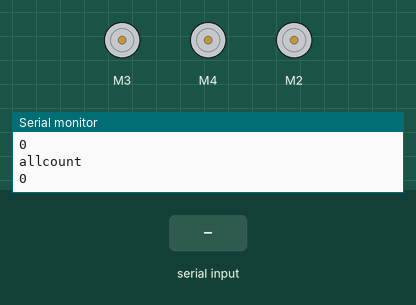
Recording of a sketch running on a simulated Arduino Uno, built with avr-gcc and run on an emulated ATmega328P. Shown: 3 × DC motor (green arrow = forward, orange = backward, longer = faster), the last lines printed to the serial monitor. The inputs (shaded band) are chosen by the test bench.

Above: at 1.2 s.
1.3 s: "f90z" received over Serial
At 2.36 s:
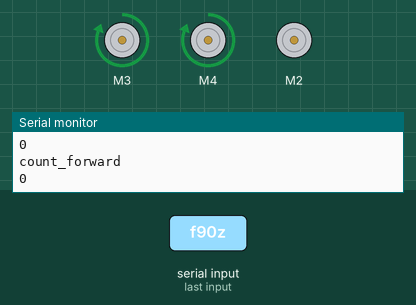
3.9 s: "b90z" received over Serial
At 4.97 s:
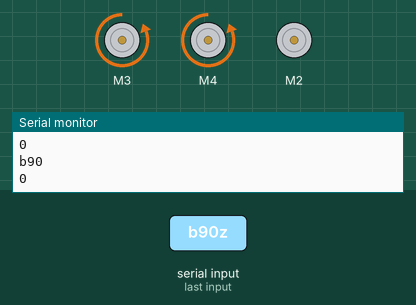
6.5 s: "l90z" received over Serial
At 7.58 s:
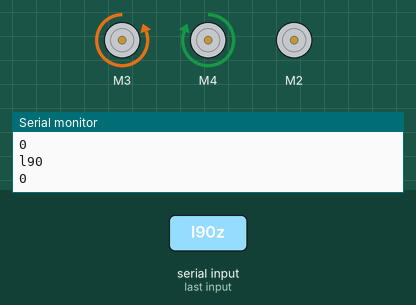
9.1 s: "r90z" received over Serial
At 10.15 s:
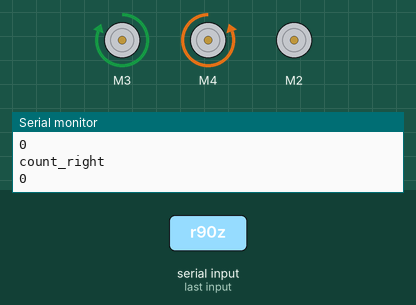
11.7 s: "q90z" received over Serial
At 12.76 s:
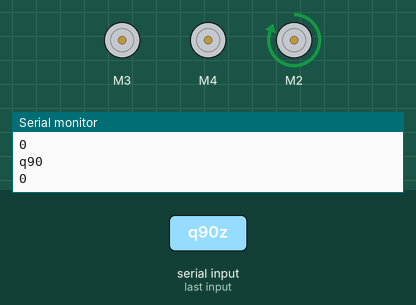
Timing chart, 0 to 14.7 s (numbered marks = the images above; inputs shaded):
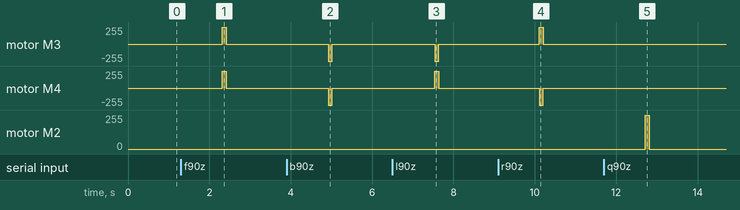

The sketch:

arduino_countermethod.ino
```cpp
#include <AFMotor.h>

AF_DCMotor motorLeft(3, MOTOR12_64KHZ); // create motor #3, 64KHz pwm
AF_DCMotor motorRight(4, MOTOR12_64KHZ); // create motor #4, 64KHz pwm
AF_DCMotor motorHat(2, MOTOR12_64KHZ); // create motor #2, 64KHz pwm

void up() { Serial.write('R');}  // RED in Processing }
void down() { Serial.write('G');}  // GREEN in Processing }
void left() { Serial.write('Y'); } // YELLOW in Processing }
void right() { Serial.write('O'); } // ORANGE in Processing }

void setup() {
  Serial.begin(115200); // set up Serial library at 115200 bps
  Serial.println("Motor test!");

  motorLeft.setSpeed(255); // set the speed to 200/255

  motorRight.setSpeed(255); // set the speed to 200/255

  motorHat.setSpeed(255); // set the speed to 200/255
  //motorHat.run(FORWARD); // stopped
}
int count_right= 0;
int count_left= 0;
int count_forward= 0;
int count_backward= 0;
int countvalue = 0;
int allcount = 0;

void loop() {
  char incomingChar = 0;   // for incoming serial data

  String incomingCommandchar;
  String countstring;

  if (Serial.available() > 0) {

    incomingCommandchar = Serial.readStringUntil('z');
    countstring = Serial.readStringUntil('z');
    Serial.println(incomingCommandchar);
    Serial.println(countstring);

    countvalue=countstring.toInt();
    Serial.println(countvalue);

    switch (incomingCommandchar[0]) {
      case 'f':
        count_forward=countvalue;
        count_right= 0;
        count_left= 0;
        count_backward= 0;
        Serial.println("count_forward");
        Serial.println(count_forward);
        motorLeft.run(FORWARD); // turn it on going forward
        motorRight.run(FORWARD); // turn it on going forward
        delay(50);
        break;

      case 'b':

        count_backward=countvalue;
        count_right= 0;
        count_left= 0;
        count_forward= 0;

        motorLeft.run(BACKWARD); // turn it on going forward
        motorRight.run(BACKWARD); // turn it on going forward
        delay(50);
        break;
      case 'l':

        count_left=countvalue;
        count_right= 0;
        count_forward= 0;
        count_backward= 0;

        motorLeft.run(BACKWARD); // turn it on going forward
        motorRight.run(FORWARD); // turn it on going forward
        delay(50);
        break;
      case 'r':

        count_right=countvalue;
        count_forward= 0;
        count_left= 0;
        count_backward= 0;
        Serial.println("count_right");
        Serial.println(count_right);

        motorLeft.run(FORWARD); // turn it on going forward
        motorRight.run(BACKWARD); // turn it on going forward
        delay(50);
        break;
      case 'q':
        motorHat.run(FORWARD);
        delay(50);
        break;
      case 'a':
        motorHat.run(BACKWARD);
        delay(50);
        break;
      default:
        Serial.write('B');  // BLACK
        break;
    }
    allcount=count_forward + count_backward + count_left + count_right;

  } else {
    delay(50);
    Serial.println("allcount");
    Serial.println(allcount);
    if (allcount<=0){
          motorLeft.run(RELEASE); // stopped
          motorRight.run(RELEASE); // stopped
          motorHat.run(RELEASE); //stopped
          count_right= 0;
          count_left= 0;
          count_forward= 0;
          count_backward= 0;

    }
    else {
      allcount--;
    }


    incomingChar = 0; // not really needed but in case you want to do things in the loop upon receiving new chars. if (incomingChar == 0) then no new char was received, otherwise later in the loop you still have the char received
  }
}
```

Measured:
- after the input at 1.3 s, motor M3, motor M4: stopped → forward 255/255 after 1.0 s, → stopped 0.10 s later
- after the input at 3.9 s, motor M3, motor M4: stopped → backward 255/255 after 1.0 s, → stopped 0.10 s later
- after the input at 6.5 s, motor M3: stopped → backward 255/255 after 1.0 s, → stopped 0.10 s later; motor M4: stopped → forward 255/255 after 1.0 s, → stopped 0.10 s later
- after the input at 9.1 s, motor M3: stopped → forward 255/255 after 1.0 s, → stopped 0.10 s later; motor M4: stopped → backward 255/255 after 1.0 s, → stopped 0.10 s later
- after the input at 11.7 s, motor M2: stopped → forward 255/255 after 1.0 s, → stopped 0.10 s later
